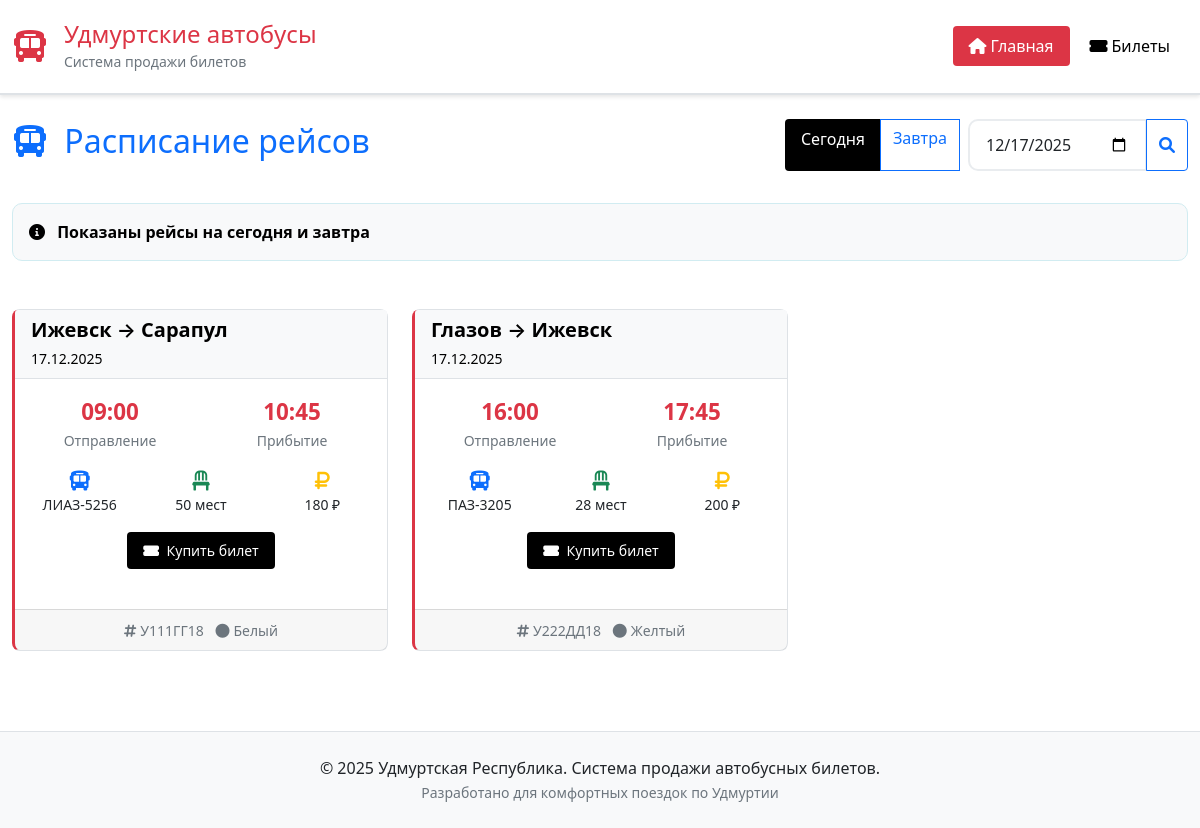
/user, run on the app's committed database.
### models.py (models this page shows)
class Trip(Base):
    __tablename__ = "trips"
    id = Column(Integer, primary_key=True, index=True)
    departure_city = Column(String, nullable=False)
    arrival_city = Column(String, nullable=False)
    departure_date = Column(Date, nullable=False)
    departure_time = Column(String, nullable=False)  # Format: HH:MM
    arrival_time = Column(String, nullable=False)    # Format: HH:MM
    bus_number = Column(String, nullable=False)      # Гос. номер автобуса
    bus_name = Column(String, nullable=False)        # Название автобуса
    bus_color = Column(String, nullable=False)       # Цвет автобуса
    total_seats = Column(Integer, nullable=False)
    available_seats = Column(Integer, nullable=False)
    price = Column(Float, default=0.0)
    is_active = Column(Integer, default=1)  # 1 = active, 0 = inactive
    created_at = Column(DateTime(timezone=True), server_default=func.now())
    updated_at = Column(DateTime(timezone=True), server_default=func.now(), onupdate=func.now())
    tickets = relationship("Ticket", back_populates="trip")

### main.py (the view)
@app.get("/user", response_class=HTMLResponse)
async def user_home(request: Request, selected_date: Optional[str] = None, db: Session = Depends(get_db)):
    today = date.today()
    selected = date.today()
    if selected_date:
        try:
            selected = date.fromisoformat(selected_date)
        except ValueError:
            selected = today
    if selected == today:
        trips = db.query(Trip).filter(
            Trip.departure_date.in_([today, today + timedelta(days=1)]),
            Trip.is_active == 1
        ).order_by(Trip.departure_date, Trip.departure_time).all()
    else:
        trips = db.query(Trip).filter(
            Trip.departure_date == selected,
            Trip.is_active == 1
        ).order_by(Trip.departure_time).all()
    return templates.TemplateResponse("user_home.html", {
        "request": request,
        "trips": trips,
        "today": today,
        "selected_date": selected,
        "tomorrow": today + timedelta(days=1)
    })

### templates/user_home.html (shortened to what this page needs)
{% extends "base_udmurt.html" %}
{% block nav_items %}
    <li class="nav-item">
        <a class="nav-link active" href="/user">
            <i class="fas fa-home me-1"></i>Главная
        </a>
    </li>
    <li class="nav-item">
        <a class="nav-link" href="/tickets">
            <i class="fas fa-ticket-alt me-1"></i>Билеты
        </a>
    </li>
{% endblock %}
{% block content %}
<div class="row mb-4">
    <div class="col-12">
        <div class="d-flex justify-content-between align-items-center mb-4">
            <h2 class="text-primary">
                <i class="fas fa-bus me-2"></i>
                Расписание рейсов
            </h2>
            <div class="btn-group" role="group">
                <a href="/user?selected_date={{ today.isoformat() }}"
                   class="btn {{ 'btn-primary' if selected_date == today else 'btn-outline-primary' }}">
                    Сегодня
                </a>
                <a href="/user?selected_date={{ tomorrow.isoformat() }}"
                   class="btn {{ 'btn-primary' if selected_date == tomorrow else 'btn-outline-primary' }}">
                    Завтра
                </a>
                <form class="d-inline ms-2" method="get" action="/user">
                    <div class="input-group">
                        <input type="date" class="form-control" name="selected_date"
                               value="{{ selected_date.isoformat() }}" min="{{ today.isoformat() }}">
                        <button class="btn btn-outline-primary" type="submit">
                            <i class="fas fa-search"></i>
                        </button>
                    </div>
                </form>
            </div>
        </div>
        {% if selected_date == today %}
            <div class="alert alert-info fade-in-up">
                <i class="fas fa-info-circle me-2"></i>
                <strong>Показаны рейсы на сегодня и завтра</strong>
            </div>
        {% endif %}
    </div>
</div>
{% if trips %}
    <div class="row">
        {% for trip in trips %}
        <div class="col-md-6 col-lg-4 mb-4">
            <div class="card trip-card h-100 fade-in-up">
                <div class="card-header">
                    <h5 class="card-title mb-1">
                        {{ trip.departure_city }} → {{ trip.arrival_city }}
                    </h5>
                    <small>{{ trip.departure_date.strftime('%d.%m.%Y') }}</small>
                </div>
                <div class="card-body">
                    <div class="row text-center mb-3">
                        <div class="col-6">
                            <div class="trip-time">{{ trip.departure_time }}</div>
                            <small class="text-muted">Отправление</small>
                        </div>
                        <div class="col-6">
                            <div class="trip-time">{{ trip.arrival_time }}</div>
                            <small class="text-muted">Прибытие</small>
                        </div>
                    </div>
                    <div class="mb-3">
                        <div class="row text-center">
                            <div class="col-4">
                                <i class="fas fa-bus text-primary fa-lg mb-1"></i>
                                <br><small>{{ trip.bus_name }}</small>
                            </div>
                            <div class="col-4">
                                <i class="fas fa-chair text-success fa-lg mb-1"></i>
                                <br><small>{{ trip.available_seats }} мест</small>
                            </div>
                            <div class="col-4">
                                <i class="fas fa-ruble-sign text-warning fa-lg mb-1"></i>
                                <br><small>{{ "%.0f"|format(trip.price) }} ₽</small>
                            </div>
                        </div>
                    </div>
                    <div class="text-center">
                        {% if trip.available_seats > 0 %}
                            <a href="/trip/{{ trip.id }}" class="btn btn-primary btn-sm">
                                <i class="fas fa-ticket-alt me-1"></i>
                                Купить билет
                            </a>
                        {% else %}
                            <button class="btn btn-secondary btn-sm" disabled>
                                <i class="fas fa-times-circle me-1"></i>
                                Мест нет
                            </button>
                        {% endif %}
                    </div>
                </div>
                <div class="card-footer text-muted text-center">
                    <small>
                        <i class="fas fa-hashtag me-1"></i>{{ trip.bus_number }}
                        <span class="ms-2" style="color: {{ trip.bus_color|lower() }};">
                            <i class="fas fa-circle me-1"></i>{{ trip.bus_color }}
                        </span>
                    </small>
                </div>
            </div>
        </div>
        {% endfor %}
    </div>
{% endif %}
{% endblock %}

### static/css/udmurt-style.css (style rules this page uses)
:root { --primary-bg: #FFFFFF; --secondary-bg: #F8F9FA; --text-color: #000000; --accent-red: #DC3545; --border-color: #DEE2E6; }
.main-nav .nav-link { color: var(--text-color) !important; border-radius: 4px; margin: 0 2px; font-weight: 500; }
.main-nav .nav-link.active { background-color: var(--accent-red); color: white !important; }
.card { border: 1px solid #dee2e6; border-radius: 8px; box-shadow: none; }
.card-header { background-color: var(--secondary-bg); color: var(--text-color); border-bottom: 1px solid var(--border-color); }
.btn-primary { background-color: var(--text-color); color: white; border: none; border-radius: 4px; padding: 8px 16px; font-weight: normal; }
.trip-card { background-color: var(--primary-bg); border-left: 3px solid var(--accent-red); }
.trip-card .card-title { color: var(--text-color); font-weight: 600; }
.trip-card .trip-time { font-size: 1.4rem; font-weight: bold; color: var(--accent-red); }
.form-control { border-radius: 10px; border: 2px solid #e9ecef; padding: 12px 16px; font-size: 16px; }
@media (min-width: 769px) { .card { margin-bottom: 1.5rem; } }
@media (min-width: 769px) { .mb-4 { margin-bottom: 2rem !important; } }
.alert { border-radius: 10px; border: none; }
.alert-info { background-color: #f8f9fa; color: var(--text-color); border: 1px solid #d1ecf1; }

### data on the page
Trip: departure_city "Ижевск", arrival_city "Сарапул", departure_date "17.12.2025", departure_time "09:00", arrival_time "10:45", bus_name "ЛИАЗ-5256", available_seats "50", price "180", bus_number "У111ГГ18", bus_color "Белый"
Trip: departure_city "Глазов", arrival_city "Ижевск", departure_date "17.12.2025", departure_time "16:00", arrival_time "17:45", bus_name "ПАЗ-3205", available_seats "28", price "200", bus_number "У222ДД18", bus_color "Желтый"
